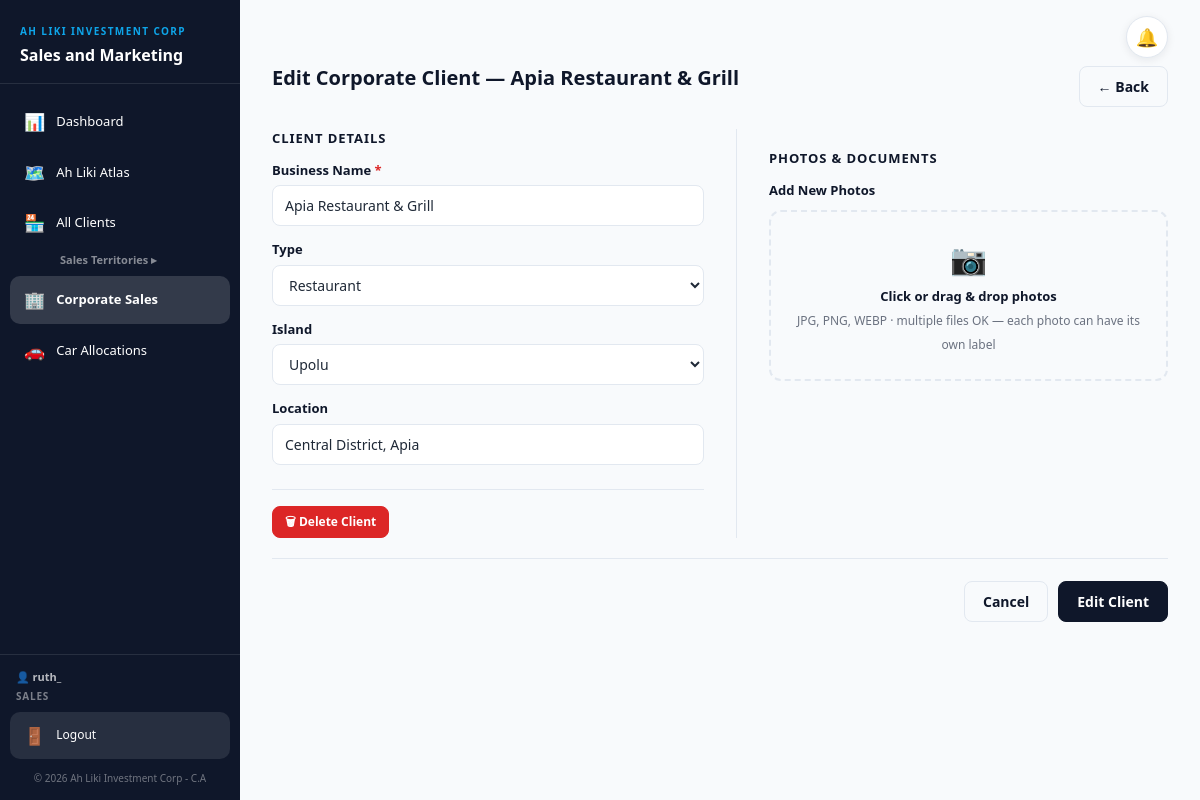
The app's page /horecca/3/edit/ (signed in) with its own data.
### shops/models.py (models this page shows, shortened)
class Business(models.Model):
    BUSINESS_TYPES = [
        ('HOTEL',      'Hotel'),
        ('CAFE',       'Café'),
        ('RESTAURANT', 'Restaurant'),
        ('OTHER',      'Other'),
    ]
    ISLAND_CHOICES = [
        ('Upolu',  'Upolu'),
        ('Savaii', 'Savaii'),
    ]
    name          = models.CharField(max_length=200)
    business_type = models.CharField(max_length=20, choices=BUSINESS_TYPES, default='HOTEL')
    island        = models.CharField(max_length=50, choices=ISLAND_CHOICES, default='Upolu',
                                     blank=True, null=True)
    location      = models.CharField(max_length=300, blank=True)
    created_at    = models.DateTimeField(auto_now_add=True)
    updated_at    = models.DateTimeField(auto_now=True)
    class Meta:
        ordering = ['-created_at']
        verbose_name = 'HORECCA Client'
        verbose_name_plural = 'HORECCA Clients'

### shops/views.py (the view, shortened to what this page needs)
# urls.py: path('horecca/<int:biz_id>/edit/',        views.edit_business,      name='edit_business'),
@login_required(login_url='login')
def edit_business(request, biz_id):
    biz = get_object_or_404(Business.objects.prefetch_related('photos'), id=biz_id)
    return render(request, 'shops/business_form.html', {'action': 'Edit', 'biz': biz})

### fe_orders/access.py (called while the page is built)
def is_fe(user):
    return (user.is_authenticated and not user.is_superuser
            and user.groups.filter(name=FE_GROUP).exists())

def fe_context(request):
    return {'is_fe': getattr(request, 'is_fe', False)}

    def __call__(self, request):
        request.is_fe = is_fe(request.user)
        if request.is_fe and not self._allowed(request.path_info):
            return redirect('fe_home')
        return self.get_response(request)

### shops/access.py (called while the page is built)
def roles_of(user):
    if not user.is_authenticated:
        return set()
    if user.is_superuser:
        return {MANAGER}
    return set(user.groups.filter(name__in=ROLES).values_list('name', flat=True))

def finance_roles_of(user):
    if not user.is_authenticated or user.is_superuser:
        return set()
    return set(user.groups.filter(name__in=FINANCE_ROLES).values_list('name', flat=True))

def is_finance(user):
    return bool(finance_roles_of(user)) and not roles_of(user)

def blocked_areas(user):
    roles = roles_of(user)
    if not roles:
        return set().union(*BLOCKED.values())
    return set.intersection(*(BLOCKED[r] for r in roles))

def areas_of(url_name):
    areas = {area for area, names in AREAS.items() if url_name in names}
    if url_name.startswith('fe_'):
        areas.add('fe_ordering')
    return areas

def can_see_sales(request):
    return not {'corporate_sales', 'monthly_sales'} <= getattr(request, 'blocked_areas', set())

def role_label(user):
    if is_finance(user):
        return FINANCIAL_CONTROLLER if FINANCIAL_CONTROLLER in finance_roles_of(user) else FINANCE_STAFF
    roles = roles_of(user)
    for r in (MANAGER, MARKETING, SALES):
        if r in roles:
            return r
    return 'No access level'

def access_context(request):
    blocked = getattr(request, 'blocked_areas', set())
    return {
        'access': {area: area not in blocked for area in AREAS},
        'can_export': getattr(request, 'can_export', True),
        'see_sales': can_see_sales(request),
        'is_finance': getattr(request, 'is_finance', False),
        'user_role': role_label(request.user) if getattr(request, 'user', None) else '',
    }

### shops/templates/shops/business_form.html (shortened to what this page needs)
{% extends 'shops/base.html' %}
{% block content %}
<div class="page-header">
  <div><h2 class="page-title">{{ action }} Corporate Client{% if biz %} — {{ biz.name }}{% endif %}</h2></div>
  <a href="{% url 'business_list' %}" class="btn-sms btn-outline-custom">← Back</a>
</div>
<form method="POST" enctype="multipart/form-data">
  <div style="display:grid;grid-template-columns:1fr 1fr;gap:0 32px">
    <div>
      <div class="form-section-title">Client Details</div>
      <div class="form-group">
        <label class="sms-label">Business Name <span style="color:var(--danger)">*</span></label>
        <input type="text" name="name" value="{{ biz.name|default:'' }}" required class="sms-input">
      </div>
      <div class="form-group">
        <label class="sms-label">Type</label>
        <select name="business_type" class="sms-input">
          <option value="RESTAURANT" {% if biz.business_type == 'RESTAURANT' %}selected{% endif %}>Restaurant</option>
        </select>
      </div>
      <div class="form-group">
        <label class="sms-label">Island</label>
        <select name="island" class="sms-input">
          <option value="Upolu"  {% if biz.island == 'Upolu'  or not biz %}selected{% endif %}>Upolu</option>
        </select>
      </div>
      <div class="form-group">
        <label class="sms-label">Location</label>
        <input type="text" name="location" value="{{ biz.location|default:'' }}" class="sms-input">
      </div>
      {% if biz %}
      <div style="margin-top:24px;padding-top:16px;border-top:1px solid var(--border)">
        <button type="submit" name="delete_business" value="1"
                onclick="return confirm('Delete {{ biz.name }}?')"
                class="btn-sms btn-danger-custom sm">🗑 Delete Client</button>
      </div>
      {% endif %}
    </div>
    <div style="border-left:1px solid var(--border);padding-left:32px">
      {% include 'shops/photo_upload_panel.html' with photos=biz.photos.all prefix="biz" %}
    </div>
  </div>
  <div style="display:flex;gap:10px;justify-content:flex-end;padding-top:22px;border-top:1px solid var(--border);margin-top:20px">
    <a href="{% url 'business_list' %}" class="btn-sms btn-outline-custom">Cancel</a>
    <button type="submit" class="btn-sms btn-primary-custom">{{ action }} Client</button>
  </div>
</form>
{% endblock %}

### shops/templates/shops/base.html (shortened to what this page needs)
<!DOCTYPE html>
<html lang="en">
<head>
  <link rel="stylesheet" href="https://cdn.jsdelivr.net/npm/bootstrap@5.3.0/dist/css/bootstrap.min.css">
</head>
<body>
<div class="layout">
  <aside class="sidebar" id="sidebar">
    <div class="sidebar-brand">
      <div class="label">Ah Liki Investment Corp</div>
      <div class="title">{% if is_finance %}Finance{% else %}Sales and Marketing{% endif %}</div>
    </div>
    <nav>
      {% with n=request.resolver_match.url_name %}
      <a href="{% url 'dashboard' %}"        class="nav-item-custom {% if n == 'dashboard' %}active{% endif %}"><span class="nav-icon">📊</span>Dashboard</a>
      <a href="{% url 'atlas' %}"            class="nav-item-custom {% if n == 'atlas' %}active{% endif %}"><span class="nav-icon">🗺️</span>Ah Liki Atlas</a>
      {% if not is_finance %}
      <a href="{% url 'shop_list' %}"        class="nav-item-custom {% if n == 'shop_list' or n == 'shop_detail' or n == 'add_shop' or n == 'edit_shop' %}active{% endif %}"><span class="nav-icon">🏪</span>All Clients</a>
      <details class="nav-group" {% if n == 'territory_shops' %}open{% endif %}>
        <summary>Sales Territories</summary>
      </details>
      {% endif %}
      {% if access.corporate_sales %}
      <a href="{% url 'corporate_sales' %}"  class="nav-item-custom {% if n == 'corporate_sales' or n == 'corporate_targets' or n == 'business_list' or n == 'add_business' or n == 'edit_business' %}active{% endif %}"><span class="nav-icon">🏢</span>Corporate Sales</a>
      {% endif %}
      <a href="{% url 'car_allocations' %}"  class="nav-item-custom {% if n == 'car_allocations' %}active{% endif %}"><span class="nav-icon">🚗</span>Car Allocations</a>
      {% endwith %}
    </nav>
    <div class="sidebar-footer">
      <div style="color:rgba(255,255,255,.7);font-size:11px;font-weight:600;margin-bottom:8px;padding:0 6px">
        👤 {{ user.username }}
        {% if not is_fe %}<div style="color:rgba(255,255,255,.45);font-size:10px;font-weight:700;text-transform:uppercase;letter-spacing:.08em;margin-top:3px">{{ user_role }}</div>{% endif %}
      </div>
      <a href="{% url 'logout' %}" class="nav-item-custom" style="font-size:12px;margin:0;background:rgba(255,255,255,.1)"><span class="nav-icon">🚪</span>Logout</a>
      <div style="color:rgba(255,255,255,.4);font-size:10px;text-align:center;margin-top:12px">© 2026 Ah Liki Investment Corp - C.A</div>
    </div>
  </aside>
  <main class="main-content">
    <div class="top-actions">{% include 'car_allocations/_notifications.html' %}</div>
    {% block content %}{% endblock %}
  </main>
</div>
</body>
</html>

### shops/templates/shops/base.html (style rules this page uses)
:root { --primary: #0F172A; --primary2: #1E293B; --accent: #0EA5E9; --accent-light: #38BDF8; --surface: #F8FAFC; --card: #FFFFFF; --muted: #6B7280; --border: #E2E8F0; --success: #16A34A; --danger: #DC2626; --info: #2563EB; --text-primary: #0F172A; --text-secondary: #475569; }
* { box-sizing: border-box; }
body { font-family: 'Segoe UI', system-ui, sans-serif; background: var(--surface); min-height: 100vh; margin: 0; color: #1F2937; }
.layout { display: flex; min-height: 100vh; }
.sidebar { width: 240px; flex-shrink: 0; background: var(--primary); display: flex; flex-direction: column; position: sticky; top: 0; height: 100vh; overflow-y: auto; }
.sidebar-brand { padding: 24px 20px 16px; border-bottom: 1px solid rgba(255,255,255,.1); }
.sidebar-brand .label { color: var(--accent); font-size: 10px; font-weight: 800; letter-spacing: .14em; text-transform: uppercase; margin-bottom: 4px; }
.sidebar-brand .title { color: #fff; font-size: 16px; font-weight: 700; }
.sidebar nav { flex: 1; padding: 14px 10px; }
.nav-item-custom { display: flex; align-items: center; gap: 11px; width: 100%; padding: 11px 14px; border: none; border-radius: 10px; margin-bottom: 3px; cursor: pointer; color: #fff; font-weight: 400; font-size: 13px; text-decoration: none; background: transparent; transition: background .15s; white-space: nowrap; }
.nav-item-custom:hover, .nav-item-custom.active { background: rgba(255,255,255,.15); color: #fff; font-weight: 700; }
.nav-icon { font-size: 17px; }
.nav-group summary { list-style: none; cursor: pointer; color: rgba(255,255,255,.5); font-size: 11px; font-weight: 600; padding: 2px 14px 8px 50px; }
.nav-group summary::after { content: ' ▸'; }
.sidebar-footer { padding: 14px 10px; border-top: 1px solid rgba(255,255,255,.1); }
.main-content { flex: 1; padding: 32px; min-width: 0; }
.top-actions { display: flex; justify-content: flex-end; margin: -16px 0 8px; }
.btn-primary-custom { background: var(--primary); color: #fff; border: 1px solid var(--primary); }
.btn-outline-custom { background: transparent; color: var(--primary); border: 1px solid var(--border); }
.btn-danger-custom { background: var(--danger); color: #fff; border: 1px solid var(--danger); }
.btn-sms { border-radius: 8px; padding: 9px 18px; font-size: 14px; font-weight: 600; cursor: pointer; display: inline-flex; align-items: center; gap: 6px; text-decoration: none; }
.btn-sms.sm { padding: 6px 12px; font-size: 12px; }
.form-section-title { font-size:13px; font-weight:700; color:var(--primary); text-transform:uppercase; letter-spacing:.07em; margin-bottom:12px; }
.sms-input { width:100%; padding:9px 12px; border:1px solid var(--border); border-radius:8px; font-size:14px; background:var(--card); color:#1F2937; outline:none; }
.sms-label { display:block; margin-bottom:5px; font-size:13px; font-weight:600; color:var(--primary); }
.form-group { margin-bottom:14px; }
.page-header { display:flex; justify-content:space-between; align-items:flex-start; margin-bottom:22px; }
.page-title { margin:0; color:var(--primary); font-size:20px; font-weight:700; }

### records on screen
Business: name "Apia Restaurant & Grill", business_type "Restaurant", island "Upolu", location "Central District, Apia"

### other values on screen
{{ user.username }} "ruth_"
{{ user_role }} "SALES"
{{ action }} "Edit"
